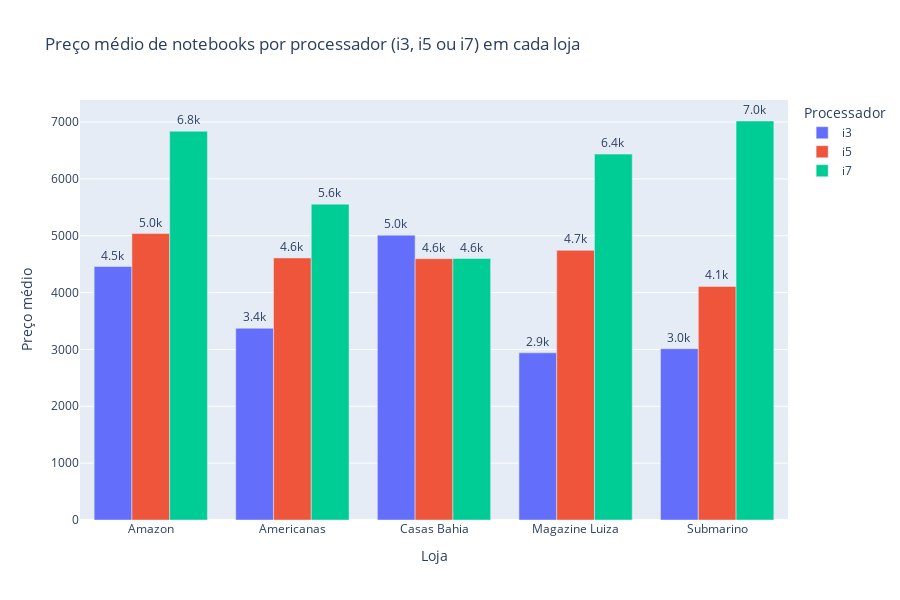

This figure's notebook cell:
### Code cell
fig = px.bar(ntb_groupby_processador, x='Loja' ,y='Preço médio',  color="Processador", barmode="group", title="Preço médio de notebooks por processador (i3, i5 ou i7) em cada loja",text="Preço médio",height=600)
fig.update_traces(texttemplate='%{text:.2s}', textposition='outside')
fig.update_layout()
fig.show()

### Figure 1 — Plotly figure (JSON) as saved in the notebook; plotly's stock layout.template omitted (floating-point values rounded to 4 significant figures)
{"data": [{"alignmentgroup": "True", "hovertemplate": "Processador=i3<br>Loja=%{x}<br>Preço médio=%{text}<extra></extra>", "legendgroup": "i3", "marker": {"color": "#636efa", "pattern": {"shape": ""}}, "name": "i3", "offsetgroup": "i3", "orientation": "v", "showlegend": true, "text": [4459.0, 3373.0, 5010.0, 2940.0, 3013.0], "textposition": "outside", "texttemplate": "%{text:.2s}", "type": "bar", "x": ["Amazon", "Americanas", "Casas Bahia", "Magazine Luiza", "Submarino"], "xaxis": "x", "y": [4459.0, 3373.0, 5010.0, 2940.0, 3013.0], "yaxis": "y"}, {"alignmentgroup": "True", "hovertemplate": "Processador=i5<br>Loja=%{x}<br>Preço médio=%{text}<extra></extra>", "legendgroup": "i5", "marker": {"color": "#EF553B", "pattern": {"shape": ""}}, "name": "i5", "offsetgroup": "i5", "orientation": "v", "showlegend": true, "text": [5039.0, 4610.0, 4597.0, 4743.0, 4109.0], "textposition": "outside", "texttemplate": "%{text:.2s}", "type": "bar", "x": ["Amazon", "Americanas", "Casas Bahia", "Magazine Luiza", "Submarino"], "xaxis": "x", "y": [5039.0, 4610.0, 4597.0, 4743.0, 4109.0], "yaxis": "y"}, {"alignmentgroup": "True", "hovertemplate": "Processador=i7<br>Loja=%{x}<br>Preço médio=%{text}<extra></extra>", "legendgroup": "i7", "marker": {"color": "#00cc96", "pattern": {"shape": ""}}, "name": "i7", "offsetgroup": "i7", "orientation": "v", "showlegend": true, "text": [6837.0, 5556.0, 4599.0, 6435.0, 7018.0], "textposition": "outside", "texttemplate": "%{text:.2s}", "type": "bar", "x": ["Amazon", "Americanas", "Casas Bahia", "Magazine Luiza", "Submarino"], "xaxis": "x", "y": [6837.0, 5556.0, 4599.0, 6435.0, 7018.0], "yaxis": "y"}], "layout": {"barmode": "group", "height": 600, "legend": {"title": {"text": "Processador"}, "tracegroupgap": 0}, "title": {"text": "Preço médio de notebooks por processador (i3, i5 ou i7) em cada loja"}, "xaxis": {"anchor": "y", "domain": [0, 1], "title": {"text": "Loja"}}, "yaxis": {"anchor": "x", "domain": [0, 1], "title": {"text": "Preço médio"}}}}
